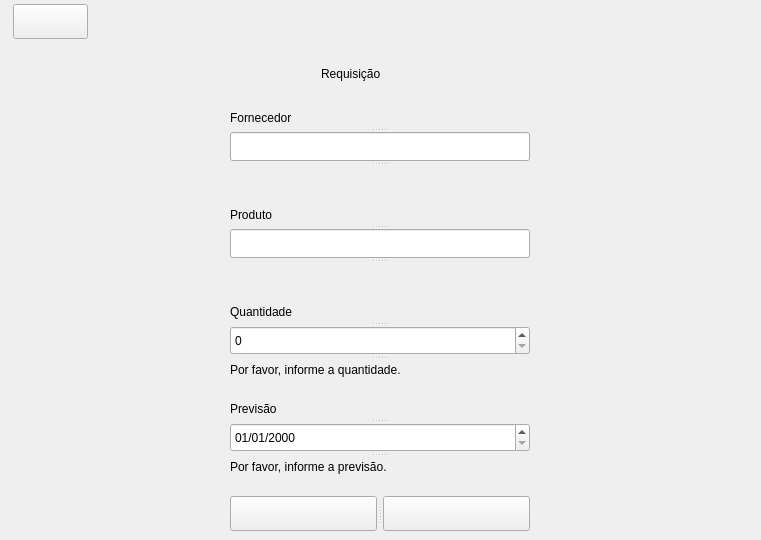
<?xml version="1.0" encoding="UTF-8"?>
<ui version="4.0">
 <class>WFornecedorRequisitar</class>
 <widget class="QWidget" name="WFornecedorRequisitar">
  <property name="geometry">
   <rect>
    <x>0</x>
    <y>0</y>
    <width>761</width>
    <height>540</height>
   </rect>
  </property>
  <property name="sizePolicy">
   <sizepolicy hsizetype="Fixed" vsizetype="Fixed">
    <horstretch>0</horstretch>
    <verstretch>0</verstretch>
   </sizepolicy>
  </property>
  <property name="minimumSize">
   <size>
    <width>761</width>
    <height>0</height>
   </size>
  </property>
  <property name="maximumSize">
   <size>
    <width>761</width>
    <height>16777215</height>
   </size>
  </property>
  <property name="windowTitle">
   <string>Form</string>
  </property>
  <layout class="QVBoxLayout" name="verticalLayout">
   <property name="spacing">
    <number>17</number>
   </property>
   <property name="leftMargin">
    <number>13</number>
   </property>
   <property name="topMargin">
    <number>1</number>
   </property>
   <property name="rightMargin">
    <number>13</number>
   </property>
   <property name="bottomMargin">
    <number>0</number>
   </property>
   <item alignment="Qt::AlignLeft">
    <widget class="QSplitter" name="splitter">
     <property name="sizePolicy">
      <sizepolicy hsizetype="Fixed" vsizetype="Fixed">
       <horstretch>0</horstretch>
       <verstretch>0</verstretch>
      </sizepolicy>
     </property>
     <property name="minimumSize">
      <size>
       <width>75</width>
       <height>35</height>
      </size>
     </property>
     <property name="orientation">
      <enum>Qt::Horizontal</enum>
     </property>
     <property name="handleWidth">
      <number>0</number>
     </property>
     <widget class="QPushButton" name="pbVoltar">
      <property name="sizePolicy">
       <sizepolicy hsizetype="Fixed" vsizetype="Fixed">
        <horstretch>0</horstretch>
        <verstretch>0</verstretch>
       </sizepolicy>
      </property>
      <property name="minimumSize">
       <size>
        <width>75</width>
        <height>35</height>
       </size>
      </property>
      <property name="maximumSize">
       <size>
        <width>75</width>
        <height>35</height>
       </size>
      </property>
      <property name="cursor">
       <cursorShape>PointingHandCursor</cursorShape>
      </property>
      <property name="text">
       <string/>
      </property>
      <property name="shortcut">
       <string>Ctrl+B</string>
      </property>
     </widget>
    </widget>
   </item>
   <item alignment="Qt::AlignHCenter">
    <widget class="QSplitter" name="splitter_2">
     <property name="sizePolicy">
      <sizepolicy hsizetype="Fixed" vsizetype="Fixed">
       <horstretch>0</horstretch>
       <verstretch>0</verstretch>
      </sizepolicy>
     </property>
     <property name="minimumSize">
      <size>
       <width>118</width>
       <height>27</height>
      </size>
     </property>
     <property name="orientation">
      <enum>Qt::Horizontal</enum>
     </property>
     <property name="handleWidth">
      <number>0</number>
     </property>
     <widget class="QLabel" name="outTitulo">
      <property name="sizePolicy">
       <sizepolicy hsizetype="Fixed" vsizetype="Fixed">
        <horstretch>0</horstretch>
        <verstretch>0</verstretch>
       </sizepolicy>
      </property>
      <property name="minimumSize">
       <size>
        <width>118</width>
        <height>29</height>
       </size>
      </property>
      <property name="maximumSize">
       <size>
        <width>118</width>
        <height>29</height>
       </size>
      </property>
      <property name="text">
       <string>Requisição</string>
      </property>
     </widget>
    </widget>
   </item>
   <item alignment="Qt::AlignHCenter">
    <widget class="QSplitter" name="splitter_3">
     <property name="sizePolicy">
      <sizepolicy hsizetype="Fixed" vsizetype="Fixed">
       <horstretch>0</horstretch>
       <verstretch>0</verstretch>
      </sizepolicy>
     </property>
     <property name="minimumSize">
      <size>
       <width>300</width>
       <height>77</height>
      </size>
     </property>
     <property name="maximumSize">
      <size>
       <width>300</width>
       <height>16777215</height>
      </size>
     </property>
     <property name="orientation">
      <enum>Qt::Vertical</enum>
     </property>
     <property name="handleWidth">
      <number>5</number>
     </property>
     <widget class="QLabel" name="label">
      <property name="text">
       <string>Fornecedor</string>
      </property>
     </widget>
     <widget class="QLineEdit" name="outFornecedor">
      <property name="sizePolicy">
       <sizepolicy hsizetype="Fixed" vsizetype="Fixed">
        <horstretch>0</horstretch>
        <verstretch>0</verstretch>
       </sizepolicy>
      </property>
      <property name="minimumSize">
       <size>
        <width>300</width>
        <height>29</height>
       </size>
      </property>
      <property name="maximumSize">
       <size>
        <width>300</width>
        <height>29</height>
       </size>
      </property>
      <property name="maxLength">
       <number>20</number>
      </property>
     </widget>
     <widget class="QLabel" name="tmp">
      <property name="text">
       <string/>
      </property>
     </widget>
    </widget>
   </item>
   <item alignment="Qt::AlignHCenter">
    <widget class="QSplitter" name="splitter_4">
     <property name="sizePolicy">
      <sizepolicy hsizetype="Fixed" vsizetype="Fixed">
       <horstretch>0</horstretch>
       <verstretch>0</verstretch>
      </sizepolicy>
     </property>
     <property name="minimumSize">
      <size>
       <width>300</width>
       <height>77</height>
      </size>
     </property>
     <property name="maximumSize">
      <size>
       <width>300</width>
       <height>16777215</height>
      </size>
     </property>
     <property name="orientation">
      <enum>Qt::Vertical</enum>
     </property>
     <property name="handleWidth">
      <number>5</number>
     </property>
     <widget class="QLabel" name="label_2">
      <property name="text">
       <string>Produto</string>
      </property>
     </widget>
     <widget class="QLineEdit" name="outProduto">
      <property name="sizePolicy">
       <sizepolicy hsizetype="Fixed" vsizetype="Fixed">
        <horstretch>0</horstretch>
        <verstretch>0</verstretch>
       </sizepolicy>
      </property>
      <property name="minimumSize">
       <size>
        <width>300</width>
        <height>29</height>
       </size>
      </property>
      <property name="maximumSize">
       <size>
        <width>300</width>
        <height>29</height>
       </size>
      </property>
      <property name="maxLength">
       <number>30</number>
      </property>
     </widget>
     <widget class="QLabel" name="tmp_2">
      <property name="text">
       <string/>
      </property>
     </widget>
    </widget>
   </item>
   <item alignment="Qt::AlignHCenter">
    <widget class="QSplitter" name="splitter_5">
     <property name="sizePolicy">
      <sizepolicy hsizetype="Fixed" vsizetype="Fixed">
       <horstretch>0</horstretch>
       <verstretch>0</verstretch>
      </sizepolicy>
     </property>
     <property name="minimumSize">
      <size>
       <width>300</width>
       <height>77</height>
      </size>
     </property>
     <property name="maximumSize">
      <size>
       <width>300</width>
       <height>16777215</height>
      </size>
     </property>
     <property name="orientation">
      <enum>Qt::Vertical</enum>
     </property>
     <property name="handleWidth">
      <number>5</number>
     </property>
     <widget class="QLabel" name="label_3">
      <property name="text">
       <string>Quantidade</string>
      </property>
     </widget>
     <widget class="QSpinBox" name="inQuantidade">
      <property name="sizePolicy">
       <sizepolicy hsizetype="Fixed" vsizetype="Fixed">
        <horstretch>0</horstretch>
        <verstretch>0</verstretch>
       </sizepolicy>
      </property>
      <property name="minimumSize">
       <size>
        <width>300</width>
        <height>29</height>
       </size>
      </property>
      <property name="maximumSize">
       <size>
        <width>300</width>
        <height>29</height>
       </size>
      </property>
     </widget>
     <widget class="QLabel" name="errQuantidade">
      <property name="text">
       <string>Por favor, informe a quantidade.</string>
      </property>
      <property name="err" stdset="0">
       <bool>true</bool>
      </property>
     </widget>
    </widget>
   </item>
   <item alignment="Qt::AlignHCenter">
    <widget class="QSplitter" name="splitter_6">
     <property name="sizePolicy">
      <sizepolicy hsizetype="Fixed" vsizetype="Fixed">
       <horstretch>0</horstretch>
       <verstretch>0</verstretch>
      </sizepolicy>
     </property>
     <property name="minimumSize">
      <size>
       <width>300</width>
       <height>77</height>
      </size>
     </property>
     <property name="maximumSize">
      <size>
       <width>300</width>
       <height>16777215</height>
      </size>
     </property>
     <property name="orientation">
      <enum>Qt::Vertical</enum>
     </property>
     <property name="handleWidth">
      <number>5</number>
     </property>
     <widget class="QLabel" name="label_4">
      <property name="text">
       <string>Previsão</string>
      </property>
     </widget>
     <widget class="QDateEdit" name="inPrevisao">
      <property name="sizePolicy">
       <sizepolicy hsizetype="Fixed" vsizetype="Fixed">
        <horstretch>0</horstretch>
        <verstretch>0</verstretch>
       </sizepolicy>
      </property>
      <property name="minimumSize">
       <size>
        <width>300</width>
        <height>29</height>
       </size>
      </property>
      <property name="maximumSize">
       <size>
        <width>300</width>
        <height>29</height>
       </size>
      </property>
      <property name="displayFormat">
       <string>dd/MM/yyyy</string>
      </property>
     </widget>
     <widget class="QLabel" name="errPrevisao">
      <property name="text">
       <string>Por favor, informe a previsão.</string>
      </property>
      <property name="err" stdset="0">
       <bool>true</bool>
      </property>
     </widget>
    </widget>
   </item>
   <item alignment="Qt::AlignHCenter">
    <widget class="QSplitter" name="splitter_7">
     <property name="sizePolicy">
      <sizepolicy hsizetype="Fixed" vsizetype="Fixed">
       <horstretch>0</horstretch>
       <verstretch>0</verstretch>
      </sizepolicy>
     </property>
     <property name="minimumSize">
      <size>
       <width>300</width>
       <height>35</height>
      </size>
     </property>
     <property name="maximumSize">
      <size>
       <width>300</width>
       <height>35</height>
      </size>
     </property>
     <property name="orientation">
      <enum>Qt::Horizontal</enum>
     </property>
     <property name="handleWidth">
      <number>6</number>
     </property>
     <widget class="QPushButton" name="pbConfirmar">
      <property name="sizePolicy">
       <sizepolicy hsizetype="Fixed" vsizetype="Fixed">
        <horstretch>0</horstretch>
        <verstretch>0</verstretch>
       </sizepolicy>
      </property>
      <property name="minimumSize">
       <size>
        <width>147</width>
        <height>35</height>
       </size>
      </property>
      <property name="maximumSize">
       <size>
        <width>147</width>
        <height>35</height>
       </size>
      </property>
      <property name="cursor">
       <cursorShape>PointingHandCursor</cursorShape>
      </property>
      <property name="text">
       <string/>
      </property>
      <property name="shortcut">
       <string>Ctrl+O</string>
      </property>
     </widget>
     <widget class="QPushButton" name="pbCancelar">
      <property name="sizePolicy">
       <sizepolicy hsizetype="Fixed" vsizetype="Fixed">
        <horstretch>0</horstretch>
        <verstretch>0</verstretch>
       </sizepolicy>
      </property>
      <property name="minimumSize">
       <size>
        <width>147</width>
        <height>35</height>
       </size>
      </property>
      <property name="maximumSize">
       <size>
        <width>147</width>
        <height>35</height>
       </size>
      </property>
      <property name="cursor">
       <cursorShape>PointingHandCursor</cursorShape>
      </property>
      <property name="text">
       <string/>
      </property>
      <property name="shortcut">
       <string>Ctrl+A</string>
      </property>
     </widget>
    </widget>
   </item>
  </layout>
 </widget>
 <tabstops>
  <tabstop>outFornecedor</tabstop>
  <tabstop>outProduto</tabstop>
  <tabstop>inQuantidade</tabstop>
  <tabstop>inPrevisao</tabstop>
  <tabstop>pbConfirmar</tabstop>
  <tabstop>pbCancelar</tabstop>
  <tabstop>pbVoltar</tabstop>
 </tabstops>
 <resources/>
 <connections>
  <connection>
   <sender>inQuantidade</sender>
   <signal>editingFinished()</signal>
   <receiver>WFornecedorRequisitar</receiver>
   <slot>checarQuantidade()</slot>
   <hints>
    <hint type="sourcelabel">
     <x>95</x>
     <y>180</y>
    </hint>
    <hint type="destinationlabel">
     <x>199</x>
     <y>149</y>
    </hint>
   </hints>
  </connection>
  <connection>
   <sender>inPrevisao</sender>
   <signal>editingFinished()</signal>
   <receiver>WFornecedorRequisitar</receiver>
   <slot>checarPrevisao()</slot>
   <hints>
    <hint type="sourcelabel">
     <x>94</x>
     <y>230</y>
    </hint>
    <hint type="destinationlabel">
     <x>199</x>
     <y>149</y>
    </hint>
   </hints>
  </connection>
  <connection>
   <sender>pbConfirmar</sender>
   <signal>clicked()</signal>
   <receiver>WFornecedorRequisitar</receiver>
   <slot>adicionar()</slot>
   <hints>
    <hint type="sourcelabel">
     <x>147</x>
     <y>281</y>
    </hint>
    <hint type="destinationlabel">
     <x>199</x>
     <y>149</y>
    </hint>
   </hints>
  </connection>
  <connection>
   <sender>pbConfirmar</sender>
   <signal>clicked()</signal>
   <receiver>WFornecedorRequisitar</receiver>
   <slot>voltar()</slot>
   <hints>
    <hint type="sourcelabel">
     <x>147</x>
     <y>281</y>
    </hint>
    <hint type="destinationlabel">
     <x>199</x>
     <y>149</y>
    </hint>
   </hints>
  </connection>
  <connection>
   <sender>pbCancelar</sender>
   <signal>clicked()</signal>
   <receiver>WFornecedorRequisitar</receiver>
   <slot>voltar()</slot>
   <hints>
    <hint type="sourcelabel">
     <x>227</x>
     <y>281</y>
    </hint>
    <hint type="destinationlabel">
     <x>199</x>
     <y>149</y>
    </hint>
   </hints>
  </connection>
  <connection>
   <sender>pbVoltar</sender>
   <signal>clicked()</signal>
   <receiver>WFornecedorRequisitar</receiver>
   <slot>voltar()</slot>
   <hints>
    <hint type="sourcelabel">
     <x>44</x>
     <y>15</y>
    </hint>
    <hint type="destinationlabel">
     <x>199</x>
     <y>149</y>
    </hint>
   </hints>
  </connection>
 </connections>
 <slots>
  <slot>adicionar()</slot>
  <slot>voltar()</slot>
  <slot>checarQuantidade()</slot>
  <slot>checarPrevisao()</slot>
 </slots>
</ui>
